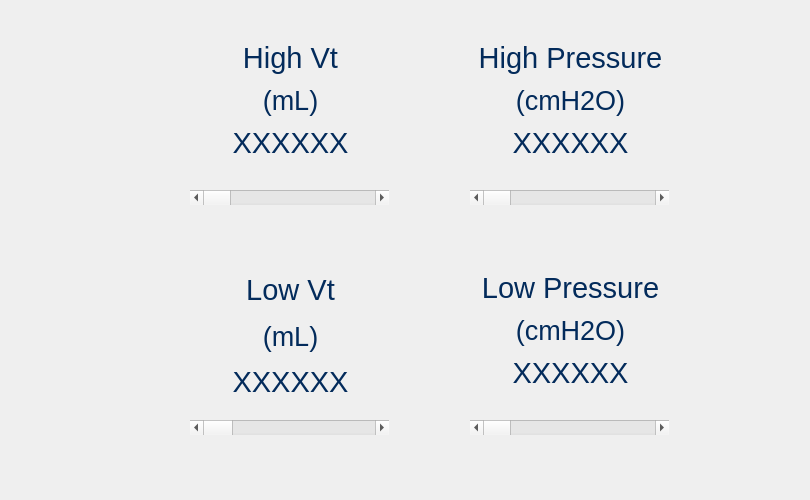
<?xml version="1.0" encoding="UTF-8"?>
<ui version="4.0">
 <class>Form</class>
 <widget class="QWidget" name="Form">
  <property name="geometry">
   <rect>
    <x>0</x>
    <y>0</y>
    <width>810</width>
    <height>500</height>
   </rect>
  </property>
  <property name="windowTitle">
   <string>Form</string>
  </property>
  <widget class="QWidget" name="layoutWidget">
   <property name="geometry">
    <rect>
     <x>190</x>
     <y>270</y>
     <width>201</width>
     <height>132</height>
    </rect>
   </property>
   <layout class="QVBoxLayout" name="verticalLayout_6">
    <item>
     <widget class="QLabel" name="lowVt_label_set">
      <property name="font">
       <font>
        <family>Arial</family>
        <pointsize>22</pointsize>
       </font>
      </property>
      <property name="styleSheet">
       <string notr="true">color: rgb(3, 43, 91);</string>
      </property>
      <property name="text">
       <string>Low Vt</string>
      </property>
      <property name="alignment">
       <set>Qt::AlignCenter</set>
      </property>
     </widget>
    </item>
    <item>
     <widget class="QLabel" name="setVt_units_2">
      <property name="font">
       <font>
        <family>Arial</family>
        <pointsize>20</pointsize>
       </font>
      </property>
      <property name="styleSheet">
       <string notr="true">color: rgb(3, 43, 91);</string>
      </property>
      <property name="text">
       <string>(mL)</string>
      </property>
      <property name="alignment">
       <set>Qt::AlignCenter</set>
      </property>
     </widget>
    </item>
    <item>
     <widget class="QLabel" name="setLowVtvar_alarm">
      <property name="font">
       <font>
        <family>Arial</family>
        <pointsize>22</pointsize>
       </font>
      </property>
      <property name="styleSheet">
       <string notr="true">color: rgb(3, 43, 91);</string>
      </property>
      <property name="text">
       <string>XXXXXX</string>
      </property>
      <property name="alignment">
       <set>Qt::AlignCenter</set>
      </property>
     </widget>
    </item>
   </layout>
  </widget>
  <widget class="QWidget" name="layoutWidget">
   <property name="geometry">
    <rect>
     <x>470</x>
     <y>40</y>
     <width>201</width>
     <height>121</height>
    </rect>
   </property>
   <layout class="QVBoxLayout" name="verticalLayout_9">
    <item>
     <widget class="QLabel" name="PEEP_label_set">
      <property name="font">
       <font>
        <family>Arial</family>
        <pointsize>22</pointsize>
       </font>
      </property>
      <property name="styleSheet">
       <string notr="true">color: rgb(3, 43, 91);</string>
      </property>
      <property name="text">
       <string>High Pressure</string>
      </property>
      <property name="alignment">
       <set>Qt::AlignCenter</set>
      </property>
     </widget>
    </item>
    <item>
     <widget class="QLabel" name="setPEEP_units">
      <property name="font">
       <font>
        <family>Arial</family>
        <pointsize>20</pointsize>
       </font>
      </property>
      <property name="styleSheet">
       <string notr="true">color: rgb(3, 43, 91);</string>
      </property>
      <property name="text">
       <string>(cmH2O)</string>
      </property>
      <property name="alignment">
       <set>Qt::AlignCenter</set>
      </property>
     </widget>
    </item>
    <item>
     <widget class="QLabel" name="setHighPressurevar_alarm">
      <property name="font">
       <font>
        <family>Arial</family>
        <pointsize>22</pointsize>
       </font>
      </property>
      <property name="styleSheet">
       <string notr="true">color: rgb(3, 43, 91);</string>
      </property>
      <property name="text">
       <string>XXXXXX</string>
      </property>
      <property name="alignment">
       <set>Qt::AlignCenter</set>
      </property>
     </widget>
    </item>
   </layout>
  </widget>
  <widget class="QWidget" name="layoutWidget">
   <property name="geometry">
    <rect>
     <x>190</x>
     <y>40</y>
     <width>201</width>
     <height>121</height>
    </rect>
   </property>
   <layout class="QVBoxLayout" name="verticalLayout_7">
    <item>
     <widget class="QLabel" name="HighVt_label_set">
      <property name="font">
       <font>
        <family>Arial</family>
        <pointsize>22</pointsize>
       </font>
      </property>
      <property name="styleSheet">
       <string notr="true">color: rgb(3, 43, 91);</string>
      </property>
      <property name="text">
       <string>High Vt</string>
      </property>
      <property name="alignment">
       <set>Qt::AlignCenter</set>
      </property>
     </widget>
    </item>
    <item>
     <widget class="QLabel" name="setVt_units">
      <property name="font">
       <font>
        <family>Arial</family>
        <pointsize>20</pointsize>
       </font>
      </property>
      <property name="styleSheet">
       <string notr="true">color: rgb(3, 43, 91);</string>
      </property>
      <property name="text">
       <string>(mL)</string>
      </property>
      <property name="alignment">
       <set>Qt::AlignCenter</set>
      </property>
     </widget>
    </item>
    <item>
     <widget class="QLabel" name="setHighVtvar_alarm">
      <property name="font">
       <font>
        <family>Arial</family>
        <pointsize>22</pointsize>
       </font>
      </property>
      <property name="styleSheet">
       <string notr="true">color: rgb(3, 43, 91);</string>
      </property>
      <property name="text">
       <string>XXXXXX</string>
      </property>
      <property name="alignment">
       <set>Qt::AlignCenter</set>
      </property>
     </widget>
    </item>
   </layout>
  </widget>
  <widget class="QScrollBar" name="setLowVtScrollBar_alarm">
   <property name="geometry">
    <rect>
     <x>190</x>
     <y>420</y>
     <width>199</width>
     <height>15</height>
    </rect>
   </property>
   <property name="maximum">
    <number>10</number>
   </property>
   <property name="pageStep">
    <number>2</number>
   </property>
   <property name="value">
    <number>0</number>
   </property>
   <property name="orientation">
    <enum>Qt::Horizontal</enum>
   </property>
  </widget>
  <widget class="QScrollBar" name="setHighVtScrollBar_alarm">
   <property name="geometry">
    <rect>
     <x>190</x>
     <y>190</y>
     <width>199</width>
     <height>15</height>
    </rect>
   </property>
   <property name="orientation">
    <enum>Qt::Horizontal</enum>
   </property>
  </widget>
  <widget class="QScrollBar" name="setHighPressureScrollBar_alarm">
   <property name="geometry">
    <rect>
     <x>470</x>
     <y>190</y>
     <width>199</width>
     <height>15</height>
    </rect>
   </property>
   <property name="orientation">
    <enum>Qt::Horizontal</enum>
   </property>
  </widget>
  <widget class="QWidget" name="layoutWidget_2">
   <property name="geometry">
    <rect>
     <x>470</x>
     <y>270</y>
     <width>201</width>
     <height>121</height>
    </rect>
   </property>
   <layout class="QVBoxLayout" name="verticalLayout_11">
    <item>
     <widget class="QLabel" name="Tplateau_label_set">
      <property name="font">
       <font>
        <family>Arial</family>
        <pointsize>22</pointsize>
       </font>
      </property>
      <property name="styleSheet">
       <string notr="true">color: rgb(3, 43, 91);</string>
      </property>
      <property name="text">
       <string>Low Pressure</string>
      </property>
      <property name="alignment">
       <set>Qt::AlignCenter</set>
      </property>
     </widget>
    </item>
    <item>
     <widget class="QLabel" name="setTplateau_units">
      <property name="font">
       <font>
        <family>Arial</family>
        <pointsize>20</pointsize>
       </font>
      </property>
      <property name="styleSheet">
       <string notr="true">color: rgb(3, 43, 91);</string>
      </property>
      <property name="text">
       <string>(cmH2O)</string>
      </property>
      <property name="alignment">
       <set>Qt::AlignCenter</set>
      </property>
     </widget>
    </item>
    <item>
     <widget class="QLabel" name="setLowPressurevar_alarm">
      <property name="font">
       <font>
        <family>Arial</family>
        <pointsize>22</pointsize>
       </font>
      </property>
      <property name="styleSheet">
       <string notr="true">color: rgb(3, 43, 91);</string>
      </property>
      <property name="text">
       <string>XXXXXX</string>
      </property>
      <property name="alignment">
       <set>Qt::AlignCenter</set>
      </property>
     </widget>
    </item>
   </layout>
  </widget>
  <widget class="QScrollBar" name="setLowPressureScrollBar_alarm">
   <property name="geometry">
    <rect>
     <x>470</x>
     <y>420</y>
     <width>199</width>
     <height>15</height>
    </rect>
   </property>
   <property name="orientation">
    <enum>Qt::Horizontal</enum>
   </property>
  </widget>
 </widget>
 <resources/>
 <connections/>
</ui>
